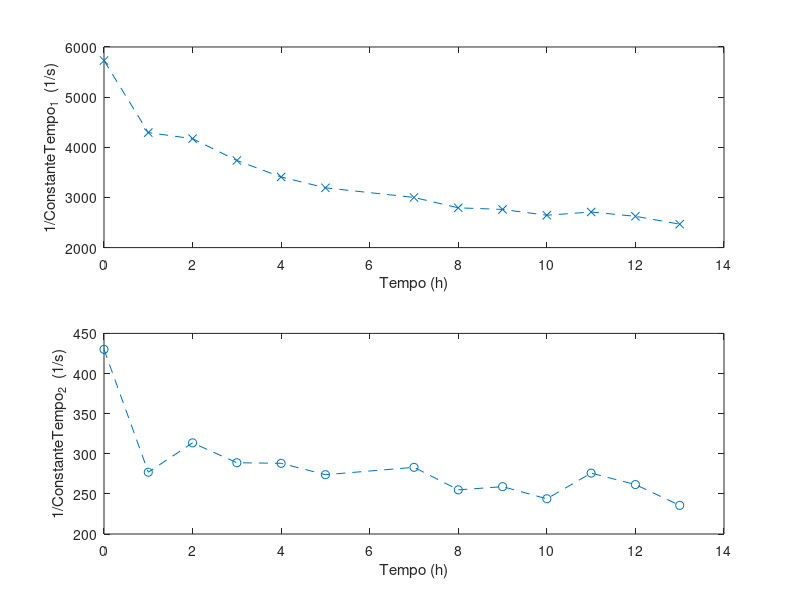

This figure's MATLAB source:
Ct1 = [5729 4293 4172 3737 3408 3192 3000 2793 2761 2645 2710 2624 2467];
Ct2 = [430.1 277 313.6 288.8 288.1 273.9 283.1 255 259 243.9 275.9 261.6 235.7];
Tempo = [0 1 2 3 4 5 7 8 9 10 11 12 13];

subplot(2,1,1);
plot(Tempo, Ct1,'--x');
xlabel('Tempo (h)');
ylabel('1/ConstanteTempo_1  (1/s)');
subplot(2,1,2);
plot(Tempo, Ct2,'--o');
xlabel('Tempo (h)');
ylabel('1/ConstanteTempo_2  (1/s)');